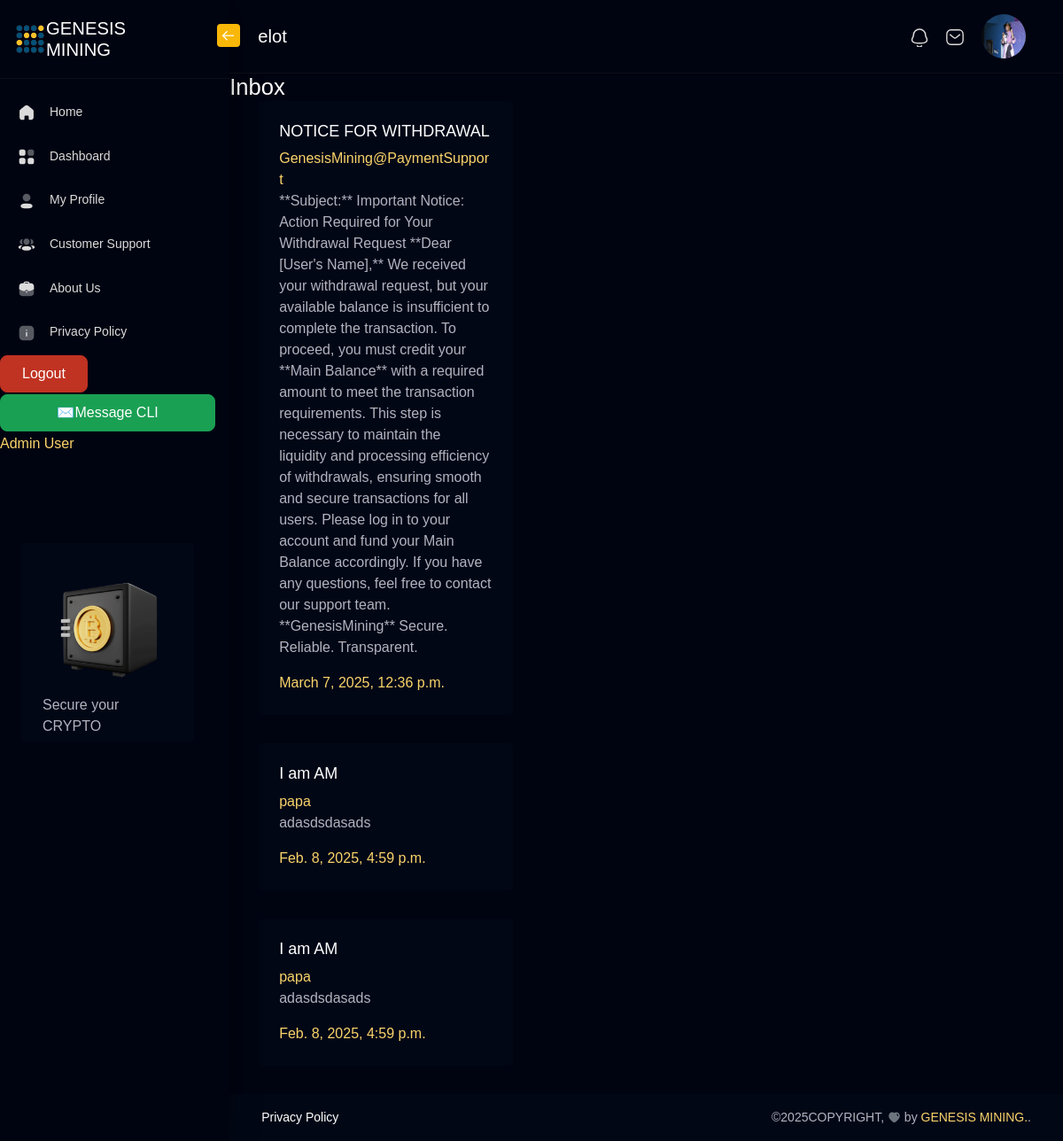
Page /support/inbox/ (signed in) on the committed database.
### user_profiles/models.py (models this page shows, shortened)
class UserProfile(models.Model):
    user = models.OneToOneField(User, on_delete=models.CASCADE, related_name='user_profile')
    profile_picture = models.ImageField(
        upload_to='profile_pictures/',
        default='profile_pictures/01.png',  # Path to your default avatar
        blank=True,
        null=True,
    )

### support/models.py (models this page shows, shortened)
class Message(models.Model):
    sender = models.ForeignKey(User, on_delete=models.CASCADE, related_name='sent_messages')
    recipient = models.ForeignKey(User, on_delete=models.CASCADE, related_name='received_messages')
    subject = models.CharField(max_length=255)
    body = models.TextField()
    timestamp = models.DateTimeField(auto_now_add=True)
    is_read = models.BooleanField(default=False)

### support/views.py (the view)
# urls.py: path('inbox/', views.inbox, name='inbox'),
@login_required
def inbox(request):
    messages_received = Message.objects.filter(recipient=request.user).order_by('-timestamp')
    return render(request, 'support/inbox.html', {'messages_received': messages_received})

### support/templates/support/inbox.html
{% extends 'pages/base.html' %}
{% block content %}
<h2>Inbox</h2>
<ul>
    {% for message in messages_received %}
    <li  class="card" style="width: 18rem;">
        <div class="card-body">
            <h5 class="card-title">{{ message.subject }}</h5>
            <a href="#" class="card-link">{{ message.sender.username }}</a>
            <p class="card-text">{{ message.body }}</p>
            <a href="#" class="card-link">{{ message.timestamp }}</a>
        </div>
    </li>
    {% empty %}
    <li>No messages</li>
    {% endfor %}
</ul>
{% endblock %}

### pages/templates/pages/base.html (shortened to what this page needs)
<!doctype html>
{% load static %}
<html lang="en" data-bs-theme="dark">
  <head>
      <link rel="stylesheet" href="{% static 'pages/css/core/libs.min.css' %}">
      <link rel="stylesheet" href="{% static 'pages/css/coinex.min.css' %}">
      <link rel="stylesheet" href="{% static 'pages/css/custom.min.css' %}">
 </head>
  <body class=" ">
    <aside class="sidebar sidebar-default navs-rounded ">
        <div class="sidebar-header d-flex align-items-center justify-content-start">
            <a href="{% url 'pages:index' %}" class="navbar-brand dis-none align-items-center">
                <img src="{% static 'pages/images/logo.png' %}" class="img-fluid " alt="logo">                          <h4 class="logo-title m-0">GENESIS<br>MINING</h4>
            </a>
            <div class="sidebar-toggle" data-toggle="sidebar" data-active="true">
                <i class="icon">
                    <svg width="20" viewbox="0 0 24 24" fill="none" xmlns="http://www.w3.org/2000/svg">
                        <path d="M4.25 12.2744L19.25 12.2744" stroke="currentColor" stroke-width="1.5"></path>
                        <path d="M10.2998 18.2988L4.2498 12.2748L10.2998 6.24976" stroke="currentColor" stroke-width="1.5"></path>
                    </svg>
                </i>
            </div>
        </div>
        <div class="sidebar-body p-0 data-scrollbar">
            <div class="navbar-collapse pe-3" id="sidebar">
                <ul class="navbar-nav iq-main-menu">
                    <li class="nav-item ">
                        <a class="nav-link " aria-current="page" href="{% url 'pages:index' %}">
                            <i class="icon">
                            </i>
                            <span class="item-name">Home</span>
                        </a>
                    </li>
              {% if request.user.is_authenticated %}
                    <li class="nav-item ">
                        <a class="nav-link " aria-current="page" href="{% url 'pages:dashboard' %}">
                            <i class="icon">
                            </i>
                            <span class="item-name">Dashboard</span>
                        </a>
                    </li>
                    <li class="nav-item ">
                        <a class="nav-link " aria-current="page" href="{% url 'pages:my_profile' %}">
                            <i class="icon">
                            </i>
                            <span class="item-name">My Profile</span>
                        </a>
                    </li>
                    <li class="nav-item ">
                        <a class="nav-link " aria-current="page" href="{% url 'pages:customer_support' %}">
                            <i class="icon">
                            </i>
                            <span class="item-name">Customer Support</span>
                        </a>
                    </li>
              {% endif %}
                              <li class="nav-item ">
                                <a class="nav-link " aria-current="page" href="{% url 'pages:about' %}">
                                    <i class="icon">
                                    </i>
                                    <span class="item-name">About Us</span>
                                </a>
                            </li>
                            <li class="nav-item ">
                                <a class="nav-link " aria-current="page" href="{% url 'pages:privacy_policy'%}">
                                    <i class="icon">
                                    </i>
                                    <span class="item-name">Privacy Policy</span>
                                </a>
                            </li>
              {% if request.user.is_authenticated %}
                    <form action="{% url 'UserApp:logout' %}" method="post" class="nav-item" style="display:inline;">
                      <button type="submit" class="btn btn-danger">Logout</button>
                    </form>
              {% else %}
                    <li><hr class="hr-horizontal"></li>
              {% endif %}
            {% if request.user.is_superuser %}
                <a href="{% url 'support:send_message' %}" class="btn btn-success nav-item">✉️Message CLI</a>
            {% endif %}
            {% if request.user.is_superuser %}
                <a href="#" class="nav-item">Admin User</a>
            {% endif %}
            <div id="sidebar-footer" class="position-relative sidebar-footer">
                {% if request.user.is_authenticated %}
                    <div class="card mx-4">
                        <div class="card-body">
                            <div class="sidebarbottom-content">
                                <div class="image">
                                    <img src="{% static 'pages/images/coins/13.png' %}" alt="User-Profile" class="img-fluid">
                                </div>
                                <p class="mb-0">Secure your CRYPTO</p>
                            </div>
                        </div>
                    </div>
                {%endif%}
            </div>
        </div>
    </aside>    <main class="main-content">
      <div class="position-relative">
        <nav class="nav navbar navbar-expand-lg navbar-light iq-navbar border-bottom pb-lg-3  pt-lg-3 ">
          <div class="container-fluid navbar-inner">
          {% if request.user.is_authenticated %}
            <h4 class="title">
              {{ user.username }}
            </h4>
          {% else %}
            <h4 class="title">
              Join US
            </h4>
          {% endif %}
            <div class="collapse navbar-collapse" id="navbarSupportedContent">
              <ul class="navbar-nav ms-auto navbar-list mb-2 mb-lg-0 align-items-center">
                <li class="nav-item dropdown">
        {% if request.user.is_authenticated %}
                  <a  class="nav-link"  >
                  </a>
                </li>
                <li class="nav-item dropdown">
                  <a href="{% url 'support:inbox' %}" class="nav-link" >
                  </a>
                </li>
                        <li class="nav-item dropdown">
                          <a class="nav-link py-0 d-flex align-items-center" href="#" id="navbarDropdown" role="button" data-bs-toggle="dropdown" aria-expanded="false">
                            <img src="{{ user.user_profile.profile_picture.url }}" alt="" class="img-fluid avatar avatar-50 avatar-rounded">
                          </a>
                        </li>
  {% endif %}
              </ul>
            </div>
          </div>
        </nav>
      </div>
   {% block content %}{% comment %} GO FUCKING CRAZY GODSPLAN ITS 2025☣ Mean The THUNDER YOU ARE! ⚡ {% endcomment %}{% endblock %}
      <footer class="footer">
          <div class="footer-body gap-2">
              <ul class="left-panel list-inline mb-0 p-0">
                  <li class="list-inline-item me-2"><a href="{% url 'pages:privacy_policy' %}" class="text-white">Privacy Policy</a></li>
              </ul>
              <div class="right-panel text-center">
                  ©<script>document.write(new Date().getFullYear())</script>COPYRIGHT,
                  <span class="text-gray">
                  </span> by <a href="{% url 'pages:index' %}" target="_blank">GENESIS MINING.</a>.
              </div>
          </div>
      </footer>    </main>
    <script src="{% static 'pages/js/gsap.js' %}"></script>  </body>
</html>

### rows in the picture
Message: subject "NOTICE FOR WITHDRAWAL", sender.username "GenesisMining@PaymentSupport", body "**Subject:** Important Notice: Action Required for Your Withdrawal Request **Dear [User's Name],** We received your withdrawal request, but your available balance is insufficient to complete the transaction. To proceed, you must credit your **Main Balance** with a required amount to meet the transaction requirements. This step is necessary to maintain the liquidity and processing efficiency of withdrawals, ensuring smooth and secure transactions for all users. Please log in to your account and fund your Main Balance accordingly. If you have any questions, feel free to contact our support team. **GenesisMining** Secure. Reliable. Transparent.", timestamp "March 7, 2025, 12:36 p.m."
Message: subject "I am AM", sender.username "papa", body "adasdsdasads", timestamp "Feb. 8, 2025, 4:59 p.m."
Message: subject "I am AM", sender.username "papa", body "adasdsdasads", timestamp "Feb. 8, 2025, 4:59 p.m."

### other values in the picture
{{ user.username }} "elot"
